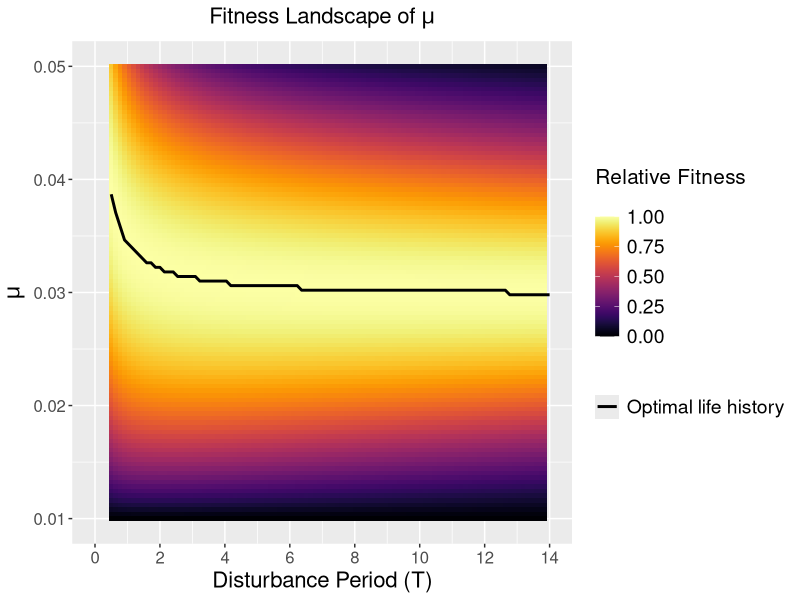
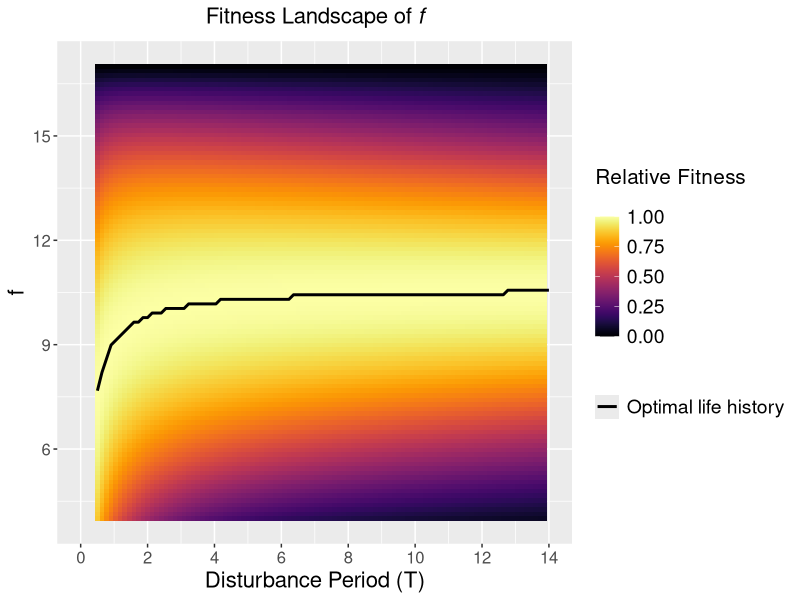

Here is the R script that generated these plots, in order: (Note: this script raises an error after producing the figures.)
##############

## Code to: 1) create M matrix from system of ODE's, 2) create periodic P matrix from M, and 3) produce fitness landscapes from P

# NOTE: 
# > This code gives the general machinery that is central to all subsequent analyses. It is tuned with some arbitrary parameters and trade-offs between parameters to demonstrate one possible example. These parameters are noted throughout the code.
# > Output of this code produces Figure 2 of the paper.
# > 'all_optimality_curves.R' is the more extensive code that produces a wide range of model variants. (which produces SI Fig. S3)

##############

# packages
library(reshape2)
library(ggplot2)
library(viridis)

# range of life history parameters
mu_seq <- seq(0.01, 0.05, length.out = 100) 
d_seq <- seq(0.10, 0.40, length.out = 100)
f_seq <- seq(4.00, 17.00, length.out = 100)
gamma_seq <- seq(0.01, 0.20, length.out = 100)

# range of cycle periodicity (T) across which to eventually create fitness landscapes
t_seq<- seq(0.5,14,length.out = 100)

# juvenile- and adult-specific mortality associated with cyclical disturbance events (modelled after demographic disturbance data from sampled populations)
Sj = 0.59
Sa = 0.94

# M as a function of the four life history parameters from the system of ODE's (continuous juv and adult abundances)
# named 'fulltradeoff' because this particular example will eventually include three-way trade-offs (producing Fig 2, and SI, Fig. S2 "M")
M.fulltradeoff <- function(mu, d, f, gamma){
  M <- matrix(c(-(mu+d),
                mu, 
                f, 
                -gamma), 
              2,2)
}

# P as a function of: 1) eigenvalues and eigenvector elements of M, 2) T, and 3) Sj & Sa
P.calc <-function(M,t,Sj,Sa){
  lambdas <- eigen(M)$values
  vecs <- eigen(M)$vectors
  P <- matrix(c(Sj*((vecs[2,1]*exp(lambdas[2]*t)*vecs[1,2])-(vecs[2,2]*exp(lambdas[1]*t)*vecs[1,1]))/
                  (vecs[1,2]*vecs[2,1]-vecs[2,2]*vecs[1,1]), #P[1,1]
                Sa*((vecs[2,1]*exp(lambdas[2]*t)*vecs[2,2])-(vecs[2,2]*exp(lambdas[1]*t)*vecs[2,1]))/
                  (vecs[1,2]*vecs[2,1]-vecs[2,2]*vecs[1,1]), #P[2,1]
                Sj*((vecs[1,2]*exp(lambdas[1]*t)*vecs[1,1])-(vecs[1,1]*exp(lambdas[2]*t)*vecs[1,2]))/
                  (vecs[1,2]*vecs[2,1]-vecs[2,2]*vecs[1,1]), #P[1,2]
                Sa*((vecs[1,2]*exp(lambdas[1]*t)*vecs[2,1])-(vecs[1,1]*exp(lambdas[2]*t)*vecs[2,2]))/
                  (vecs[1,2]*vecs[2,1]-vecs[2,2]*vecs[1,1])  #P[2,2]
  ), # vecs [x,y] is 'xth' element of 'yth' eigenvector because vectors are stored in columns (opposite order in equation notations)
  nrow=2, ncol=2) 
} 

# produce a fitness landscape matrix by calculating a vertical gradient of maximum eigenvalue of P associated with a gradient of mu per T, and 2) repeating across T
# (as I scan through the gradient of mu, all other life history parameters (d, f, gamma) change according to trade-off assumptions, thus creating a different P for each value of mu) 
fulltradeoff_mu_fitness <- matrix(NA, nrow=length(mu_seq), ncol=length(t_seq)) 
for (i in 1:length(mu_seq)){
  M <- M.fulltradeoff(mu_seq[i], d_seq[i], rev(f_seq)[i], rev(gamma_seq)[i]) # as rate of maturity goes up -> juv mortality up; fecundity down; adult mortality down
  for (t in 1:length(t_seq)){
    P <- P.calc(M,t_seq[t],Sj, Sa)
    fulltradeoff_mu_fitness[i,t] = max(Re(eigen(P)$values))
  }
}

# restructure landscape matrix in order to plot in heatmap form, normalized by column (per "T")
colnames(fulltradeoff_mu_fitness) <- c(t_seq[1:length(t_seq)])
rownames(fulltradeoff_mu_fitness) <- c(mu_seq[1:length(mu_seq)])
fulltradeoff_mu_fitness_scaled <-  apply(fulltradeoff_mu_fitness, MARGIN=2, FUN = function(x) (x-min(x))/diff(range(x)))#normalize by column
fulltradeoff_mu_melted <- melt(fulltradeoff_mu_fitness_scaled)

# track optimal life history value (maximum fitness) across T
max_id <- function(fit_col){which(fit_col == max(fit_col))}
fulltradeoff_mu_max <- apply(fulltradeoff_mu_fitness[,1:ncol(fulltradeoff_mu_fitness)],2,max_id) #find, for each T, the maximum value of given variable
fulltradeoff_mu_max <- as.data.frame(fulltradeoff_mu_max)

# plot scaled fitness landscape for mu across T
mu_lndsc.p <- ggplot(fulltradeoff_mu_melted, aes(x=Var2,y=Var1))+
  geom_tile(aes(fill=value))+
  ggtitle(expression(paste("Fitness Landscape of ", mu)))+
  scale_fill_viridis("Relative Fitness \n", option="inferno")+
  scale_x_continuous(breaks=seq(0,14,2), limits=c(0,14))+
  xlab("Disturbance Period (T)")+ #x-axis will stay the same for all plots
  ylab(expression(paste(mu)))+ #ylab depends on function used from above (turn on this line, or line below)
  geom_line(data=fulltradeoff_mu_max, aes(x=c(t_seq[1:length(t_seq)]), y=c(mu_seq[fulltradeoff_mu_max]), color="Optimal life history"), size=1) + scale_color_manual("",values= ("max"="black"))+
  theme(axis.title=element_text(size=16), 
        axis.text=element_text(size=12), 
        plot.title=element_text(size=16, face="bold", hjust=0.5), 
        legend.text=element_text(size=14), 
        legend.title=element_text(size=15),
        axis.line = element_blank())

mu_lndsc.p



## Below shows identical procedure for creating fitness landscape of f (by scanning across 'f_seq' instead of 'mu_seq'), using the same 'M.fulltradeoff' and 'P.calc' functions

fulltradeoff_f_fitness <- matrix(NA, nrow=length(f_seq), ncol=length(t_seq)) 
for (i in 1:length(f_seq)){
  M <- M.fulltradeoff(rev(mu_seq)[i], rev(d_seq)[i], f_seq[i], gamma_seq[i]) #as fecund goes up -> 'rate of mat' down; 'juv mort' down; 'adult mort' up
  for (t in 1:length(t_seq)){
    P <- P.calc(M,t_seq[t],Sj, Sa) #mortality rates
    fulltradeoff_f_fitness[i,t] = max(Re(eigen(P)$values))
  }
}

colnames(fulltradeoff_f_fitness) <- c(t_seq[1:length(t_seq)])
rownames(fulltradeoff_f_fitness) <- c(f_seq[1:length(f_seq)])
fulltradeoff_f_fitness_scaled <-  apply(fulltradeoff_f_fitness, MARGIN=2, FUN = function(x) (x-min(x))/diff(range(x)))#normalize by column
fulltradeoff_f_melted <- melt(fulltradeoff_f_fitness_scaled)
max_id <- function(fit_col){which(fit_col == max(fit_col))}
fulltradeoff_f_max <- apply(fulltradeoff_f_fitness[,1:ncol(fulltradeoff_f_fitness)],2,max_id) #find, for each T, the maximum value of given variable
fulltradeoff_f_max <- as.data.frame(fulltradeoff_f_max)

f_lndsc.p <- ggplot(fulltradeoff_f_melted, aes(x=Var2,y=Var1))+
  geom_tile(aes(fill=value))+
  ggtitle(expression(paste("Fitness Landscape of ", italic(f))))+
  scale_fill_viridis("Relative Fitness \n", option="inferno")+
  scale_x_continuous(breaks=seq(0,14,2), limits=c(0,14)) +
  xlab("Disturbance Period (T)")+ #x-axis will stay the same for all plots
  ylab("f")+ #ylab depends on function used from above (turn on this line, or line below)
  geom_line(data=fulltradeoff_f_max, aes(x=c(t_seq[1:length(t_seq)]), y=c(f_seq[fulltradeoff_f_max]), color="Optimal life history"), size=1) + scale_color_manual("",values= ("max"="black"))+
  theme(axis.title=element_text(size=16), 
        axis.text=element_text(size=12), 
        plot.title=element_text(face = "plain", size=16, hjust=0.5), 
        legend.text=element_text(size=14), 
        legend.title=element_text(size=15),
        axis.line = element_blank())

f_lndsc.p




## Below produces Figure 2 of paper

#function to share legend without squishing one plot
grid_arrange_shared_legend <- function(..., ncol = length(list(...)), nrow = 1, position = c("bottom", "right")) {
  plots <- list(...)
  position <- match.arg(position)
  g <- ggplotGrob(plots[[1]] + 
                    theme(legend.position = position))$grobs
  legend <- g[[which(sapply(g, function(x) x$name) == "guide-box")]]
  lheight <- sum(legend$height)
  lwidth <- sum(legend$width)
  gl <- lapply(plots, function(x) x +
                 theme(legend.position = "none"))
  gl <- c(gl, ncol = ncol, nrow = nrow)
  
  combined <- switch(position,
                     "bottom" = arrangeGrob(do.call(arrangeGrob, gl), 
                                            legend,ncol = 1,
                                            heights = unit.c(unit(1, "npc") - lheight, lheight)),
                     "right" = arrangeGrob(do.call(arrangeGrob, gl),
                                           legend, ncol = 2,
                                           widths = unit.c(unit(1, "npc") - lwidth, lwidth)))
  
  grid.newpage()
  grid.draw(combined)
  
  # return gtable invisibly
  invisible(combined)
}


fig2 <- grid_arrange_shared_legend(mu_lndsc.p + theme(panel.grid.major = element_blank(), panel.grid.minor = element_blank()), 
                                   f_lndsc.p + theme(panel.grid.major = element_blank(), panel.grid.minor = element_blank()), 
                                   nrow = 1, position = "right")
